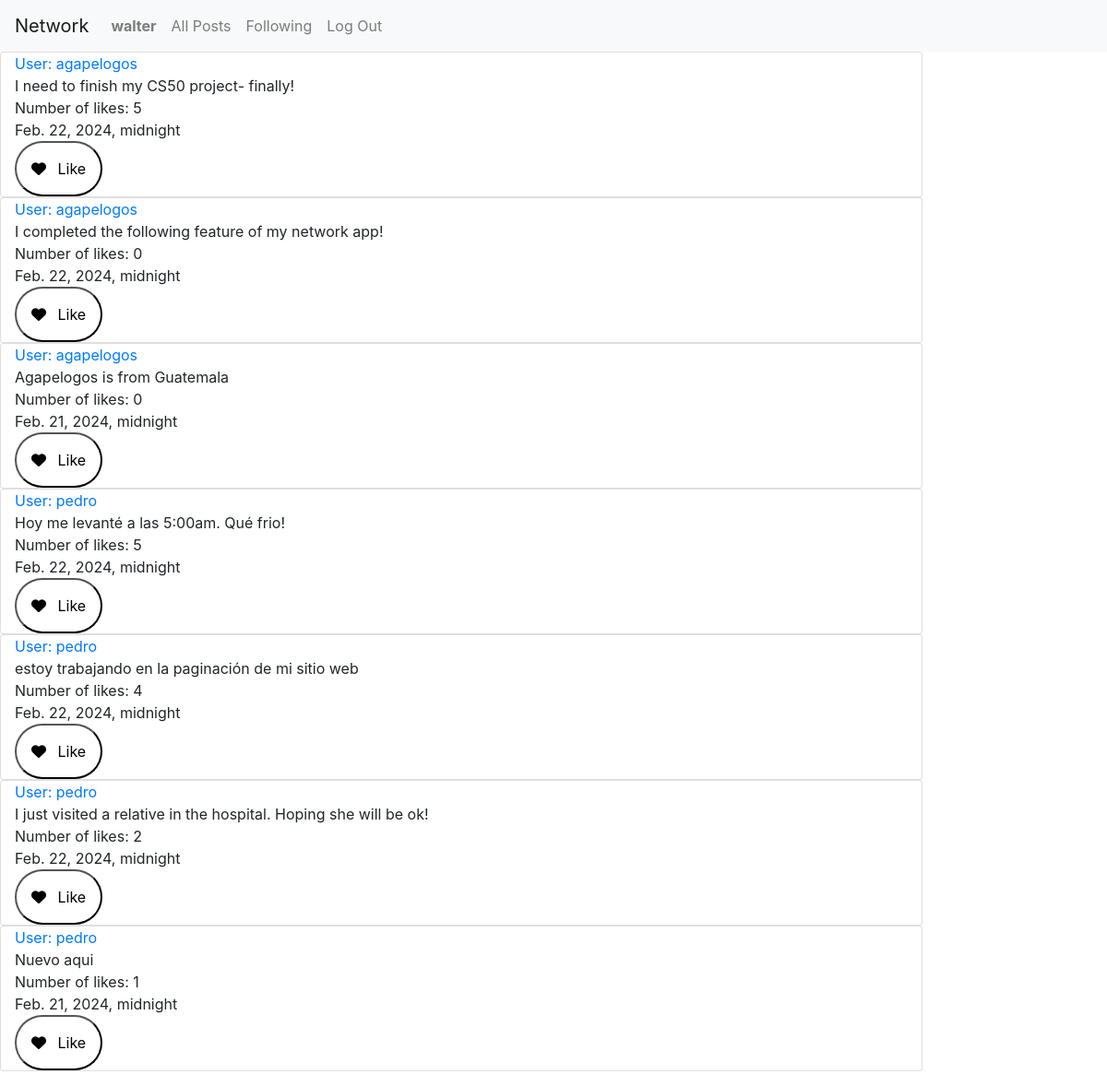
Page /following (signed in) on the committed database.
### network/models.py (models this page shows, shortened)
class User(AbstractUser):
    pass
    def __str__(self):
        return self.username

class Post(models.Model):
    user = models.ForeignKey(User, on_delete=models.CASCADE, blank=True, null=True, related_name="poster")
    post = models.CharField(max_length=64)
    date = models.DateTimeField()
    likes = models.IntegerField(default=0)
    liked = models.BooleanField(default=False)

### network/views.py (the view)
# urls.py: path("following", views.following, name="following"),
def following(request):
    if request.user.is_authenticated:
        followUsers = Follow.objects.filter(user=request.user.id)
        posts = Post.objects.all().order_by('-date')
        postPrint = []
        for user in followUsers:
            for post in posts:
                if user.user_follower == post.user:
                    postPrint.append(post)
        paginator = Paginator(postPrint, 10) #show 2 posts per page
        page_number = request.GET.get('page')
        page_obj = paginator.get_page(page_number)
        return render(request, "network/following.html", {
            "followUsers": followUsers,
            "posts": posts,
            "page_obj": page_obj,
        })
    else:
        return render(request, "network/index.html")

### network/templates/network/following.html (shortened to what this page needs)
{% extends "network/layout.html" %}
{% block body %}
{% if user.is_authenticated %}
<div class="mb-3">
        {% for post in page_obj %}
            <div class="card col-10">
                <div><a id="users" class="" href="{% url 'profile' user_id=post.user.id %}"> User: {{ post.user }}</a></div>
                <div id="contentIndexPost">{{ post.post }}</div>
                <div id="countLike_{{post.id}}">Number of likes: {{post.likes}}</div>
                <div>{{ post.date }}</div>
                 <div id="likeButton_{{post.id}}">
                    <button class="button button-like" onclick="likePost({{post.id}})">
                        <i class="fa fa-heart"></i>
                        <span>Like</span>
                    </button>
                </div>
            </div>
        {% endfor %}
</div>
{% endif %}
{% endblock %}

### network/templates/network/layout.html (shortened to what this page needs)
{% load static %}
<!DOCTYPE html>
<html lang="en">
    <head>
        <link rel="stylesheet" href="https://stackpath.bootstrapcdn.com/bootstrap/4.4.1/css/bootstrap.min.css">
        <link href="{% static 'network/styles.css' %}" rel="stylesheet">
    </head>
    <body>
        <nav class="navbar navbar-expand-lg navbar-light bg-light">
            <a class="navbar-brand" href="#">Network</a>
            <div>
              <ul class="navbar-nav mr-auto">
                {% if user.is_authenticated %}
                    <li class="nav-item">
                        <a id="profile" class="nav-link" href="{% url 'profile' user_id=user.id %}"><strong>{{ user.username }}</strong></a>
                    </li>
                {% endif %}
                <li class="nav-item">
                  <a class="nav-link" href="{% url 'index' %}">All Posts</a>
                </li>
                {% if user.is_authenticated %}
                    <li class="nav-item">
                        <a class="nav-link" href="{% url 'following' %}">Following</a>
                    </li>
                    <li class="nav-item">
                        <a class="nav-link" href="{% url 'logout' %}">Log Out</a>
                    </li>
                {% endif %}
              </ul>
            </div>
          </nav>
        <div class="body">
            {% block body %}
            {% endblock %}
        </div>
    </body>
</html>

### rows in the picture
User: username "walter"
Post: user "agapelogos", post "I need to finish my CS50 project- finally!", likes "5", date "Feb. 22, 2024, midnight"
Post: user "agapelogos", post "I completed the following feature of my network app!", likes "0", date "Feb. 22, 2024, midnight"
Post: user "agapelogos", post "Agapelogos is from Guatemala", likes "0", date "Feb. 21, 2024, midnight"
Post: user "pedro", post "Hoy me levanté a las 5:00am. Qué frio!", likes "5", date "Feb. 22, 2024, midnight"
Post: user "pedro", post "estoy trabajando en la paginación de mi sitio web", likes "4", date "Feb. 22, 2024, midnight"
Post: user "pedro", post "I just visited a relative in the hospital. Hoping she will be ok!", likes "2", date "Feb. 22, 2024, midnight"
Post: user "pedro", post "Nuevo aqui", likes "1", date "Feb. 21, 2024, midnight"
